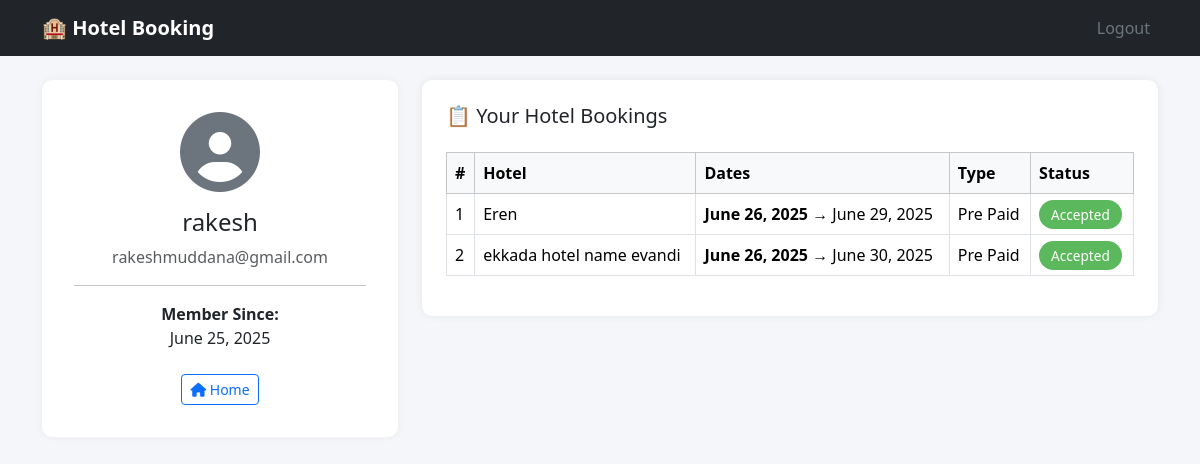
The app's page /profile/ (signed in), older data.
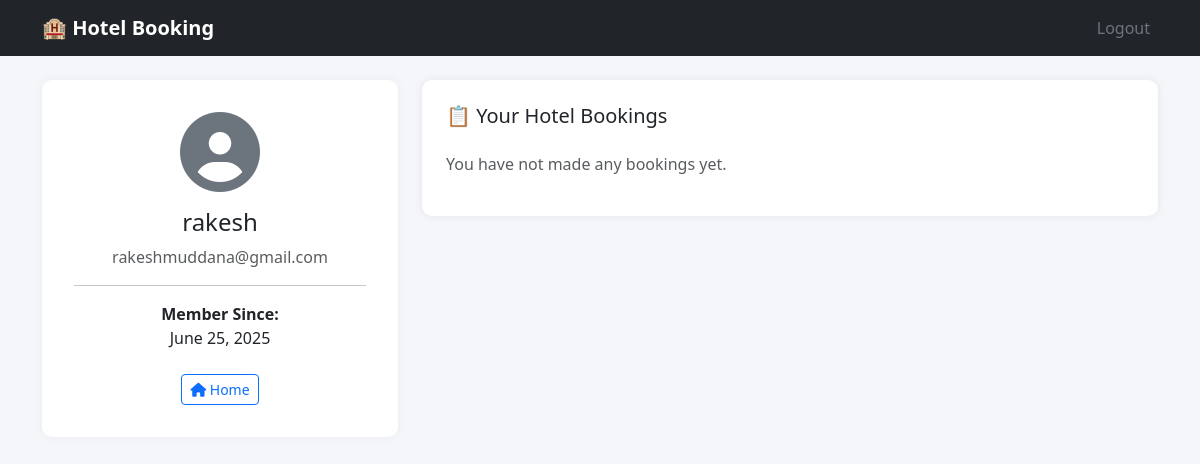
The same page, newer data.
### HotelApp/models.py (models this page shows, shortened)
class HotelBooking(models.Model):
    hotel = models.ForeignKey(Hotel, related_name="hotel_bookings", on_delete=models.CASCADE)
    user = models.ForeignKey(User, related_name="user_bookings", on_delete=models.CASCADE)
    start_date = models.DateField()
    end_date = models.DateField()
    booking_type = models.CharField(max_length=100, choices=(('Pre Paid', 'Pre Paid'), ('Post Paid', 'Post Paid')))
    STATUS_CHOICES = (
    ('Pending', 'Pending'),
    ('Accepted', 'Accepted'),
    ('Rejected', 'Rejected'),
    )
    status = models.CharField(max_length=20, choices=STATUS_CHOICES, default='Pending')

class Hotel(models.Model):
    hotel_name = models.CharField(max_length=100)
    hotel_price = models.IntegerField()
    description = models.TextField(default='no details')
    amenities = models.ManyToManyField(Amenities)
    room_count = models.IntegerField(default=10)

### HotelApp/views.py (the view)
# urls.py: path('profile/', views.profile, name='profile'),
@login_required
def profile(request):
    user = request.user
    bookings = HotelBooking.objects.filter(user=user).select_related('hotel').order_by('-start_date')
    return render(request, 'profile.html', {
        'user': user,
        'bookings': bookings
    })

### HotelApp/templates/profile.html (shortened to what this page needs)
{% load static %}
<!DOCTYPE html>
<html lang="en">
<head>
  <link rel="stylesheet" href="{% static 'css/bootstrap.min.css' %}">
  <link rel="stylesheet" href="https://cdnjs.cloudflare.com/ajax/libs/font-awesome/6.5.0/css/all.min.css" />
</head>
<body>
<nav class="navbar navbar-expand-lg navbar-dark bg-dark">
  <div class="container">
    <a class="navbar-brand" href="{% url 'index' %}">🏨 Hotel Booking</a>
    <div class="collapse navbar-collapse">
      <ul class="navbar-nav ms-auto">
        <li class="nav-item"><a class="nav-link text-secondary" href="{% url 'signout' %}">Logout</a></li>
      </ul>
    </div>
  </div>
</nav>
<div class="container mt-4">
  <div class="row">
    <div class="col-md-4">
      <div class="sidebar text-center">
        <i class="fa fa-user-circle fa-5x text-secondary mb-3"></i>
        <h4>{{ user.username }}</h4>
        <p class="text-muted mb-1">{{ user.email }}</p>
        <hr>
        <p><strong>Member Since:</strong><br> {{ user.date_joined|date:"F j, Y" }}</p>
        <a href="{% url 'index' %}" class="btn btn-outline-primary btn-sm mt-2"><i class="fas fa-home"></i> Home</a>
      </div>
    </div>
    <div class="col-md-8">
      <div class="booking-card">
        <h5 class="mb-4">📋 Your Hotel Bookings</h5>
        {% if bookings %}
        <div class="table-responsive">
          <table class="table table-bordered">
            <thead class="table-light">
              <tr>
                <th>#</th>
                <th>Hotel</th>
                <th>Dates</th>
                <th>Type</th>
                <th>Status</th>
              </tr>
            </thead>
            <tbody>
              {% for booking in bookings %}
              <tr>
                <td>{{ forloop.counter }}</td>
                <td>{{ booking.hotel.hotel_name }}</td>
                <td>
                  <strong>{{ booking.start_date }}</strong> → {{ booking.end_date }}
                </td>
                <td>{{ booking.booking_type }}</td>
                <td>
                  <span class="status-badge {{ booking.status }}">{{ booking.status }}</span>
                </td>
              </tr>
              {% endfor %}
            </tbody>
          </table>
        </div>
        {% else %}
          <p class="text-muted">You have not made any bookings yet.</p>
        {% endif %}
      </div>
    </div>
  </div>
</div>
</body>
</html>

Row changes from the older to the newer data that the page shows:
removed HotelBooking: hotel.hotel_name "Eren", start_date "June 26, 2025", end_date "June 29, 2025", booking_type "Pre Paid", status "Accepted"
removed HotelBooking: hotel.hotel_name "ekkada hotel name evandi", start_date "June 26, 2025", end_date "June 30, 2025", booking_type "Pre Paid", status "Accepted"
Text that changed along with them:
text no longer shown: "# Hotel Dates Type Status"
text now shown: "You have not made any bookings yet."
